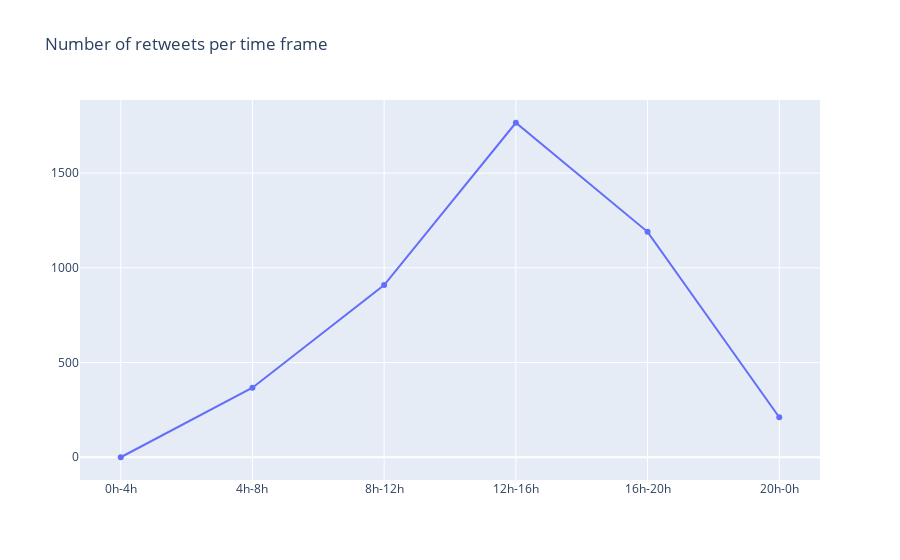

Write notebook code for a chart like this one.
### Code cell
fig3 = go.Figure([go.Scatter(x=hour_range, y=[new_info_1[1], new_info_2[1], new_info_3[1], new_info_4[1], new_info_5[1], new_info_6[1]])])
    
fig3.update_layout(title_text="Number of retweets per time frame")
    

fig3.show()

### Figure 1 — Plotly figure (JSON) as saved in the notebook; plotly's stock layout.template omitted (floating-point values rounded to 4 significant figures)
{"data": [{"type": "scatter", "x": ["0h-4h", "4h-8h", "8h-12h", "12h-16h", "16h-20h", "20h-0h"], "y": [0, 367, 909, 1766, 1190, 211]}], "layout": {"title": {"text": "Number of retweets per time frame"}}}
